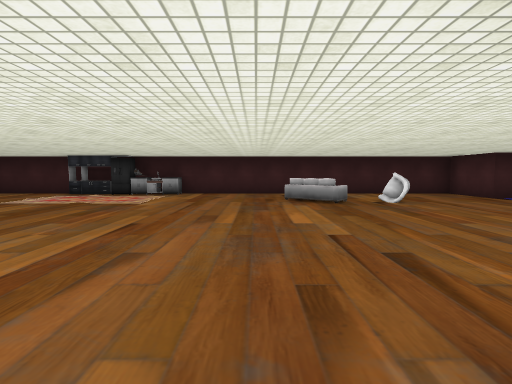
[1] (above)

19 first-person views from a walk through a 3-D level made in the Unity game engine. The camera is 1.4 m above the floor, tilts 4° down and sees 85° across. The floor is counted in squares, 2 m on a side. Each view is taken from the middle of a square. On the plan, view 1 faces up. The plan holds only what a view shows up to about 9 squares ahead; the rest is blank. The player is left out. Some animated figures are not drawn. Door leaves are left out, so doorways stand open. Some surface patterns are stand-ins.

[2]
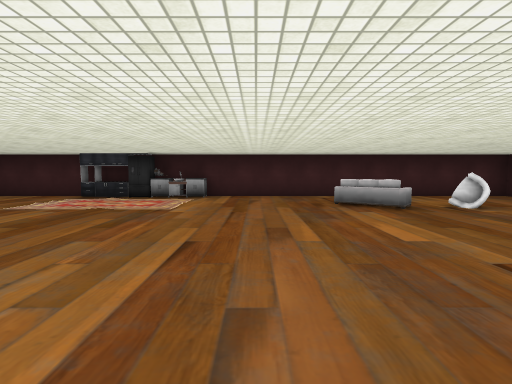

[3]
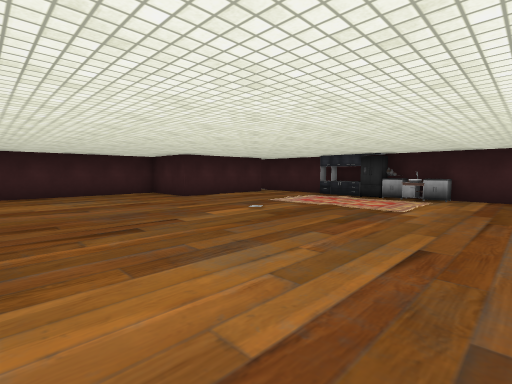

[4]
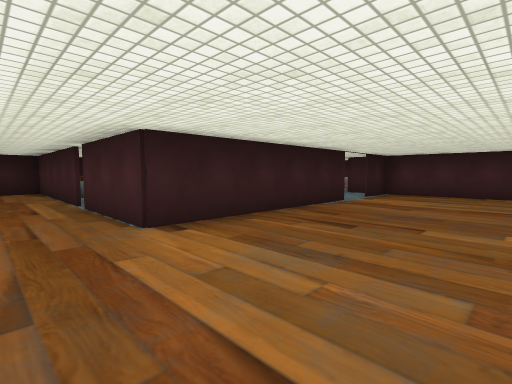

[5]
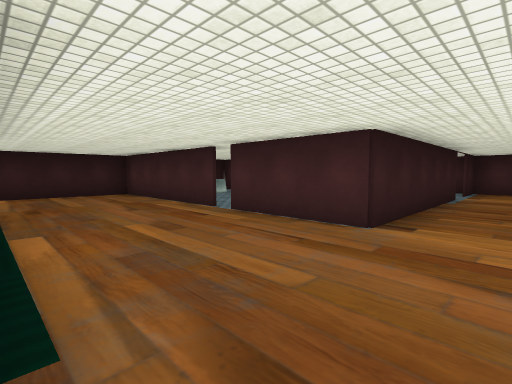

[6]
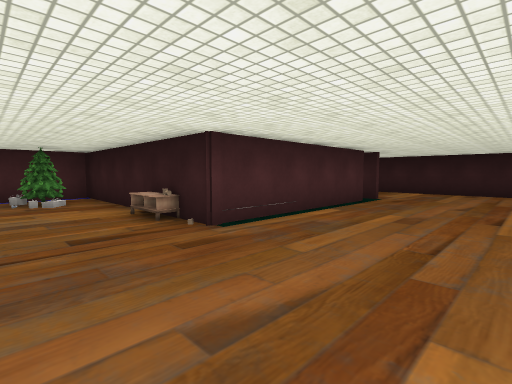

[7]
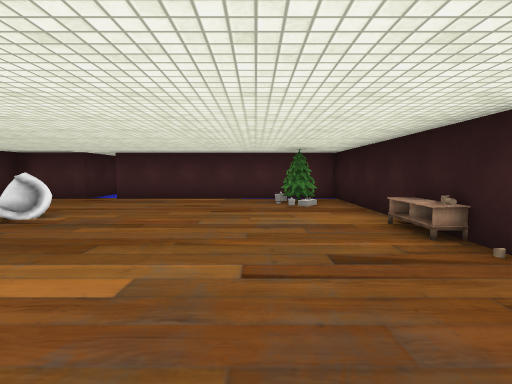

[8]
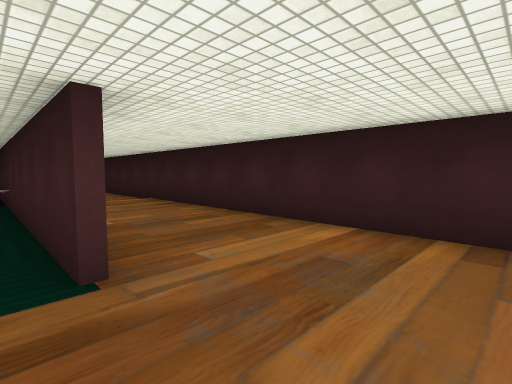

[9]
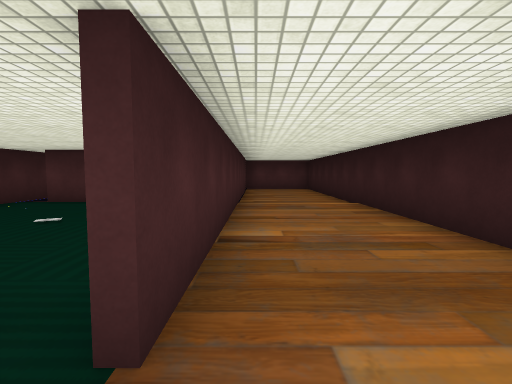

[10]
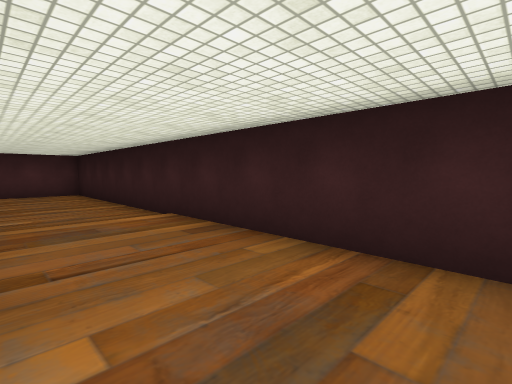

[11]
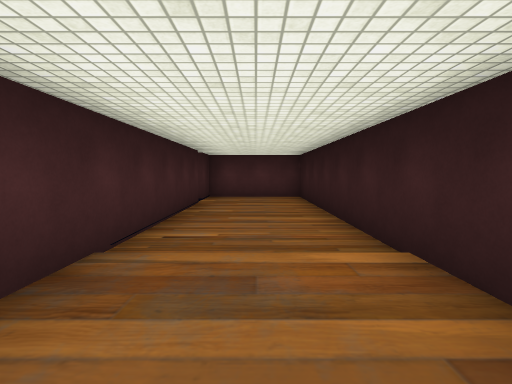

[12]
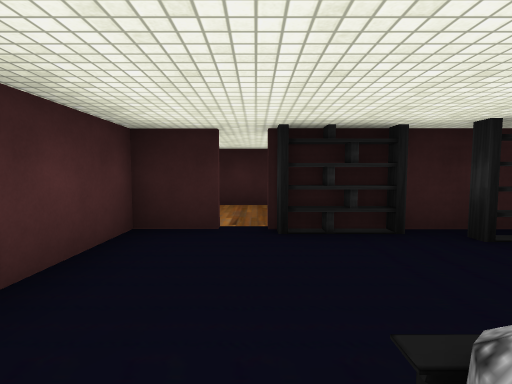

[13]
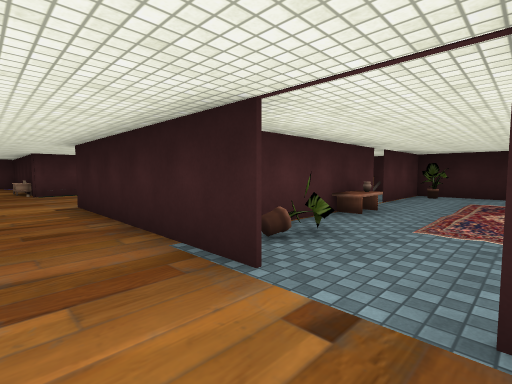

[14]
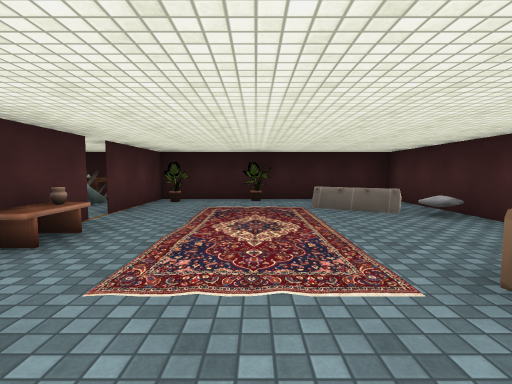

[15]
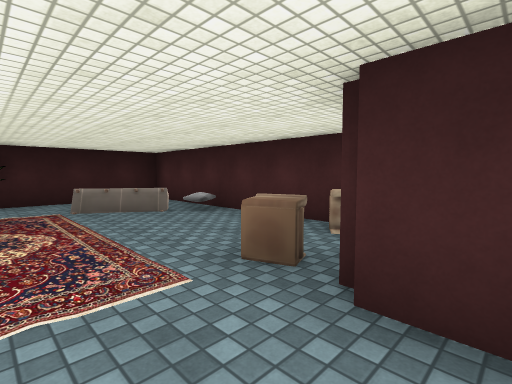

[16]
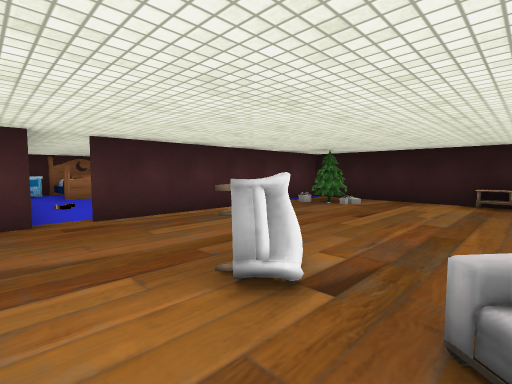

[17]
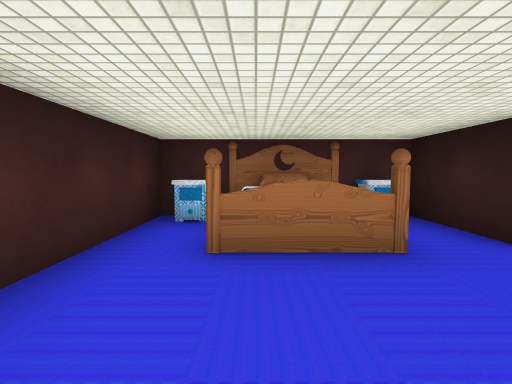

[18]
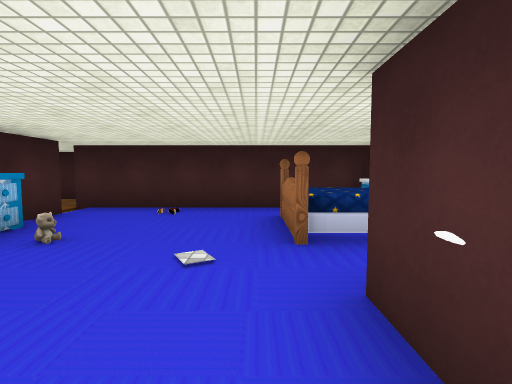

[19]
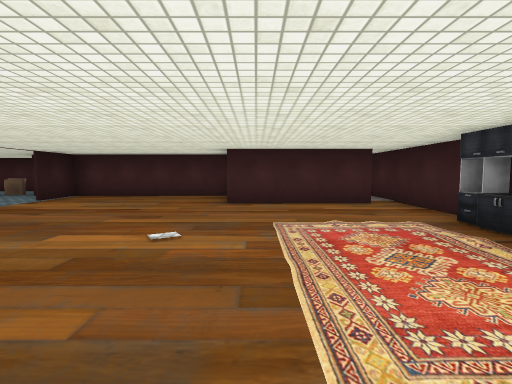

### Floor plan
Points are (right, up) in squares from view 1. A wall is a line through its corners. A room is listed if a view was taken in it or the views show most of it. See-through windows are left out.
Room 1 (views 1, 2, 3, 8, 9, 10, 11, 12)
walls: (4.4, -4.4) (10.9, -4.4); (1, -3.9) (1, 0.8); (10.9, -4.6) (0.9, -4.6); (11.4, -4.4) (12.6, -4.4); (12.5, -4.6) (11.5, -4.6); (-2.5, -2.6) (-2.5, -7.3) (12.5, -7.3) (12.5, -2.6); (-2.5, 0.6) (-2.5, -2.1)
ways out: opening at (-0.5, 0.5) to room 2; open door at (7.3, 0.7) to room 2; open door at (-2.5, -2.5); open door at (1, -4); open door at (11, -5)
objects: bookshelf (8, -4); bed (9, -1) to (10, 0); bookshelf (10, -4)
Room 2 (views 4, 5, 6, 7, 13, 16, 17, 18, 19)
walls: (1, 0.8) (7, 0.8); (6.6, 5.4) (6.6, 6.9) (6.6, 5.6); (-5.4, 9.3) (-10, 9.3); (-7.6, 0.6) (-2.5, 0.6); (-8.3, 8.8) (-8.3, 5.2); (-10.4, 5.1) (-10.4, 0.9); (12.5, 3.5) (12.5, 7.5) (6.6, 7.5) (6.6, 9.3) (-2.5, 9.3); (-10.4, 0.6) (-8.9, 0.6)
ways out: opening at (-0.5, 0.5) to room 1; open door at (7.3, 0.7) to room 1; opening at (-8, 1) to room 3; open door at (-8.5, 9); open door at (7, 7)
objects: rug (-6, 7) to (-3, 8); cabinet (-5, 9); fridge (-4, 9); counter (-3, 9); sink (-2, 9); sofa (1, 7) to (2, 7); other object (2, 2); chair (3, 7); tree (5, 2) to (6, 2); dresser (7, 4) to (7, 5); other object (8, 5); other object (11, 3) to (12, 3); bed (11, 5) to (12, 6); other object (12, 4); other object (12, 7)
Room 3 (views 14, 15)
walls: (-6.5, -4.2) (-6.5, -0.6); (-12.5, -1.8) (-12.5, -7.3) (-6.5, -7.3) (-6.5, -4.6); (-10.4, 0.9) (-10.4, -0.8)
ways out: opening at (-8, 1) to room 2; open door at (-6, -4.5)
objects: other object (-12, -4); chair (-12, -1); sofa (-11, -5); chair (-11, -2); other object (-9, -7); other object (-7, -7); table (-7, -3); other object (-7, -2); other object (-7, -1)

Where each view was taken, in squares from view 1:
view 1: 0 up, 0 right, facing up
view 2: 1 up, 1 left, facing up
view 3: 1 up, 1 left, facing up-left
view 4: 4 up, 1 left, facing down-left
view 5: 2 up, 1 right, facing down-left
view 6: 3 up, 2 left, facing down-right
view 7: 3 up, 1 left, facing right
view 8: 4 down, 1 left, facing down-right
view 9: 5 down, 0 right, facing right
view 10: 5 down, 2 right, facing down-right
view 11: 6 down, 4 right, facing right
view 12: 1 down, 11 right, facing down
view 13: 2 up, 9 left, facing down-right
view 14: 0 up, 9 left, facing down
view 15: 0 up, 9 left, facing down-left
view 16: 8 up, 2 right, facing down-right
view 17: 6 up, 8 right, facing right
view 18: 2 up, 10 right, facing up
view 19: 6 up, 2 left, facing left
